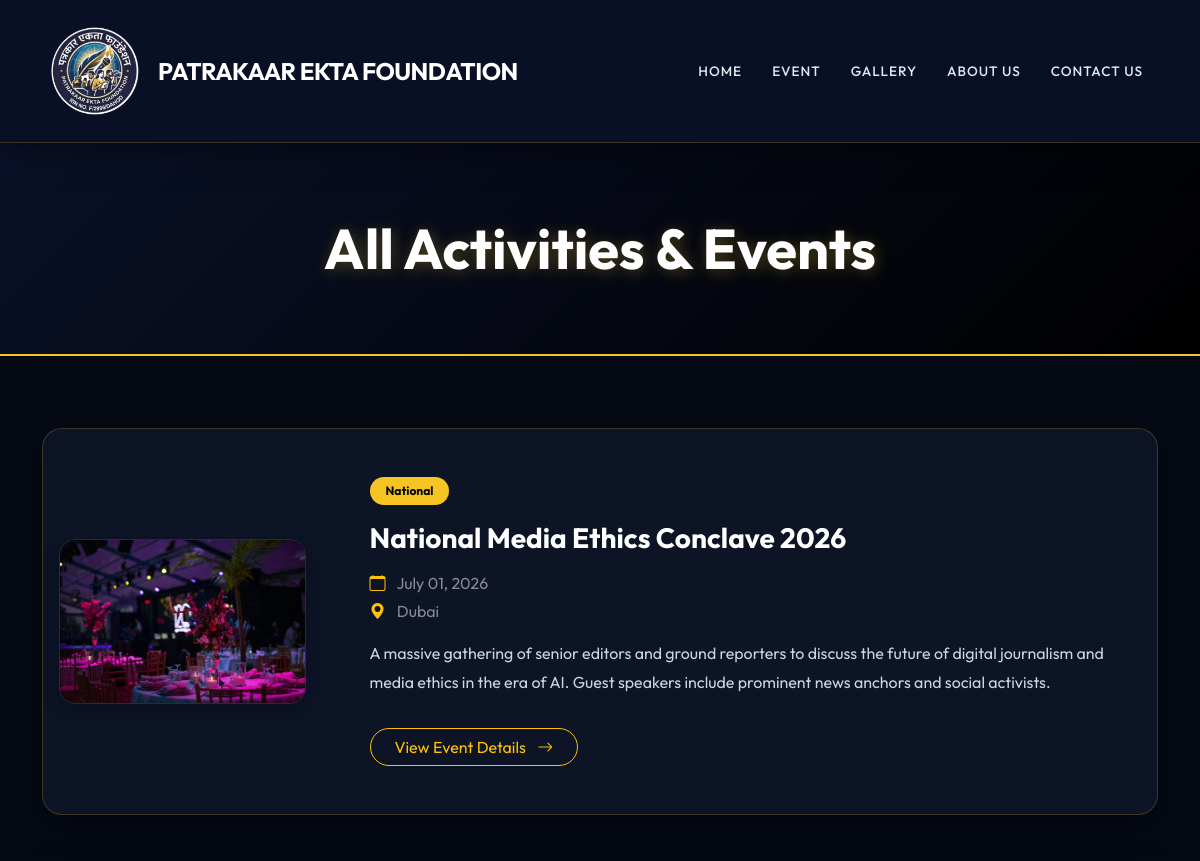
/events/ (upper part), run on an earlier commit of the app's database.
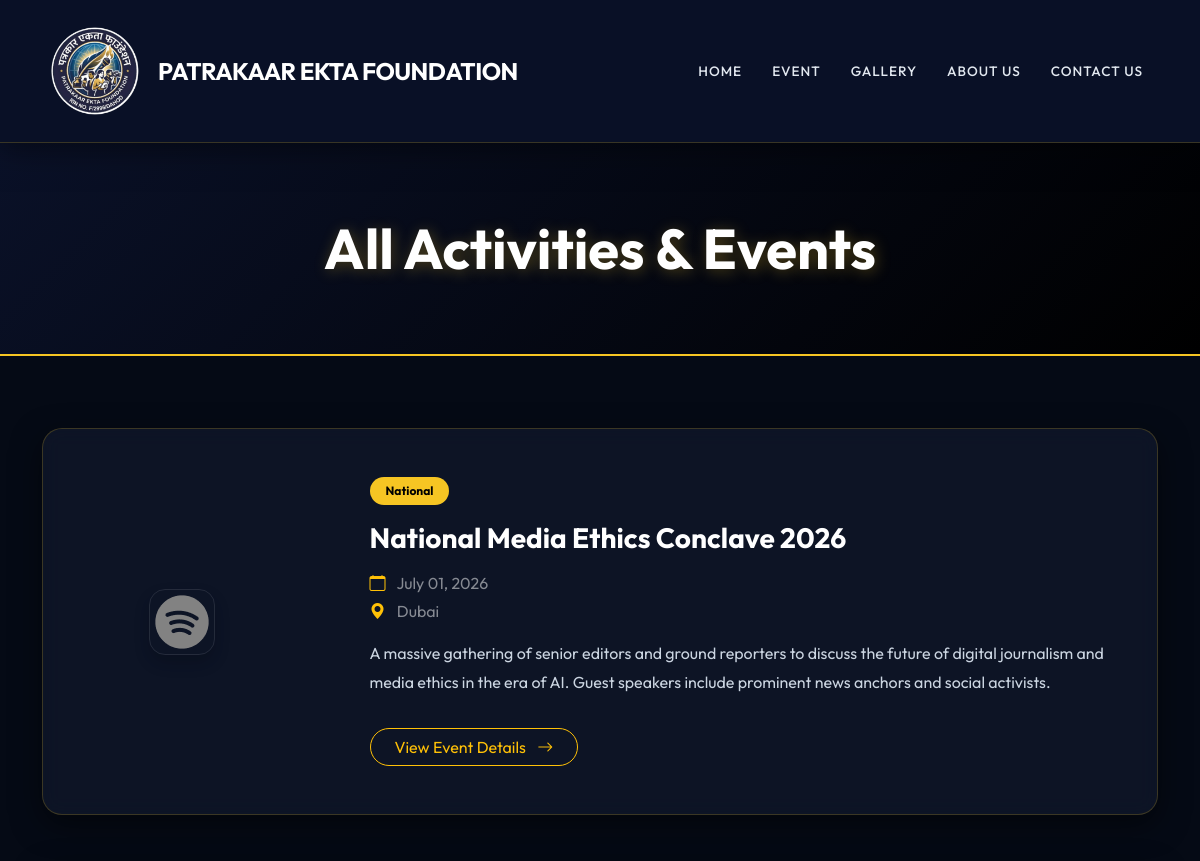
And on a later commit of the database.
### main/models.py (models this page shows, shortened)
class Event(models.Model):
    EVENT_TYPES = (
        ('NATIONAL', 'National'),
        ('INTERNATIONAL', 'International'),
        ('UNESCO', 'UNESCO'),
        ('OTHER', 'Other'),
    )
    title = models.CharField(max_length=200)
    description = models.TextField()
    image = models.ImageField(upload_to='events/')
    date = models.DateField(blank=True, null=True)
    place = models.CharField(max_length=200, blank=True, null=True)
    event_type = models.CharField(max_length=50, choices=EVENT_TYPES, default='OTHER')
    is_active = models.BooleanField(default=True)
    class Meta:
        ordering = ['-date', '-id']

### main/views.py (the view)
# urls.py: path('events/', views.events, name='events'),
def events(request):
    events = Event.objects.filter(is_active=True)
    context = {'events': events}
    return render(request, 'main/events.html', context)

### main/templates/main/events.html (shortened to what this page needs)
{% extends 'main/base.html' %}
{% block content %}
<div class="py-5" style="background: linear-gradient(135deg, #0a1128 0%, #000000 100%); border-bottom: 2px solid var(--accent-color);">
    <div class="container text-center py-4" data-aos="fade-down">
        <h1 class="display-4 fw-bold text-white mb-0" style="text-shadow: 2px 2px 15px rgba(246,197,35,0.3);">All Activities & Events</h1>
    </div>
</div>
<div class="container my-5 py-4">
    <div class="row g-5">
        {% for event in events %}
        <div class="col-12" data-aos="fade-up" data-aos-delay="{{ forloop.counter0|add:1 }}00">
            <div class="card border-0" style="background: rgba(15, 23, 42, 0.8); backdrop-filter: blur(10px); border: 1px solid rgba(246, 197, 35, 0.2) !important; border-radius: 20px; overflow: hidden; box-shadow: 0 10px 30px rgba(0, 0, 0, 0.5); transition: transform 0.3s ease;" onmouseover="this.style.transform='translateY(-5px)'; this.style.borderColor='rgba(246,197,35,0.6)';" onmouseout="this.style.transform='translateY(0)'; this.style.borderColor='rgba(246,197,35,0.2)';">
                <div class="row g-0 align-items-center">
                    <div class="col-md-4 col-lg-3 text-center p-3">
                        {% if event.image %}
                        <img src="{{ event.image.url }}" class="img-fluid rounded-4 shadow" style="object-fit: contain; max-height: 250px; border: 1px solid rgba(255,255,255,0.1);" alt="{{ event.title }}">
                        {% endif %}
                    </div>
                    <div class="col-md-8 col-lg-9">
                        <div class="card-body p-4 p-md-5">
                            <span class="badge mb-3 py-2 px-3 rounded-pill" style="background: var(--accent-color); color: #000;">{{ event.get_event_type_display }}</span>
                            <h3 class="card-title text-white fw-bold mb-3">{{ event.title }}</h3>
                            {% if event.date %}
                            <p class="card-text text-white-50 mb-1"><i class="bi bi-calendar text-warning me-2"></i> {{ event.date|date:"F d, Y" }}</p>
                            {% endif %}
                            {% if event.place %}
                            <p class="card-text text-white-50 mb-3"><i class="bi bi-geo-alt-fill text-warning me-2"></i> {{ event.place }}</p>
                            {% endif %}
                            <p class="card-text text-light" style="line-height: 1.8; color: #cbd5e1 !important;">{{ event.description|truncatewords:40 }}</p>
                            <a href="{% url 'main:event_detail' event.id %}" class="btn btn-outline-warning mt-3 rounded-pill px-4">View Event Details <i class="bi bi-arrow-right ms-2"></i></a>
                        </div>
                    </div>
                </div>
            </div>
        </div>
        {% empty %}
        <div class="col-12 text-center text-white-50 py-5" data-aos="fade-up">
            <i class="bi bi-calendar-x display-1 mb-3 d-block text-warning"></i>
            <p class="fs-4">No events found. Please add events from the admin panel.</p>
        </div>
        {% endfor %}
    </div>
</div>
{% endblock %}

What changed in the data, as far as the page shows it:
changed Event "Dubai": image: a different picture
